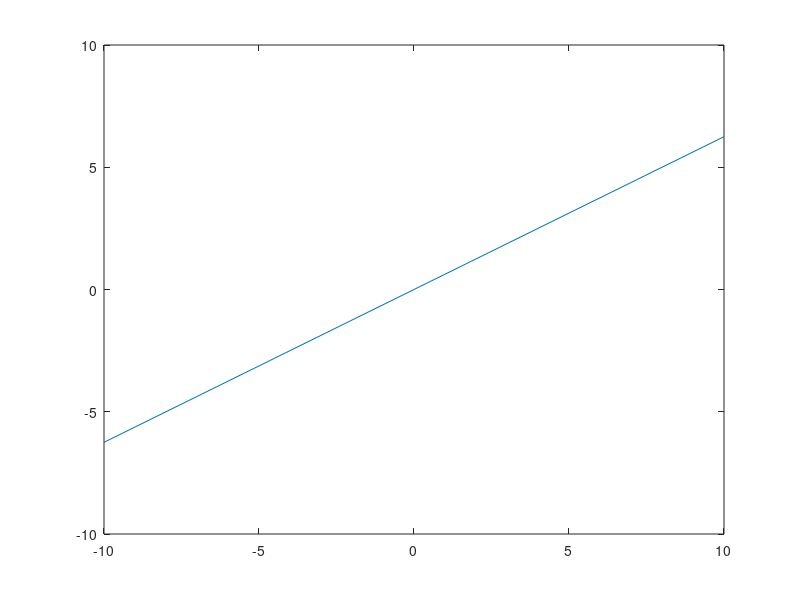
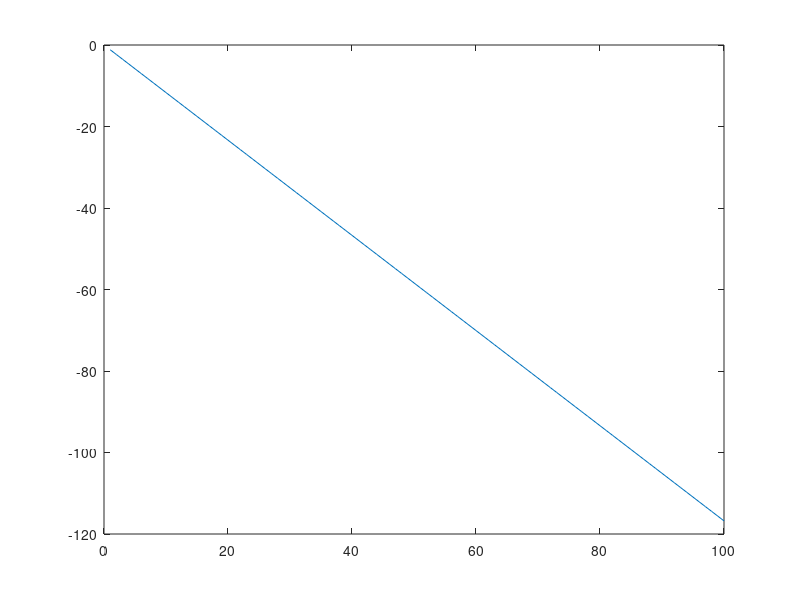

Reproduce these figures in MATLAB, in order. (Note: this script raises an error after producing the figures.)
R1 = 1;
C = 0.25;
R2 = 2;
L = 0.2;
R3 = 10;
a = 100;
R4 = 0.1;
R0 = 1000;
G1 = 1/R1 + 1/R2;
G2 = -a*1/R3*(1/R4 + 1/R0);
G3 = 1/R4 + 1/R0;
G = [1/R1 -1/R1 0 0 0 1 0;
    -1/R1 G1 0 0 0 0 1;
    0 0 1/R3 0 0 0 -1;
    0 0 0 1 0 0 -a;
    0 0 0 -1/R4 G3 0 0;
    0 1 -1 0 0 0 0;
    1 0 0 0 0 0 0];
Cvals = [C -C 0 0 0 0 0;
        -C C 0 0 0 0 0;
        0 0 0 0 0 0 0;
        0 0 0 0 0 0 0;
        0 0 0 0 0 0 0;
        0 0 0 0 0 0 -L;
        0 0 0 0 0 0 0];
Vline = linspace(-10, 10, 100);
count = 1;
V0 = zeros(21,1);
V3 = zeros(21,1);
V1 = zeros(21,1);
for i=-10:10
    F = [0; 0; 0; 0; 0; 0; i];
    V = G\F;
    j = i +11;
    V0(j) = V(5);
    V3(j) = V(3);
    
end
figure(1)
plot([-10:10], real(V0))
plot([-10:10], real(V3))


for i=1:100
    F = [0; 0; 0; 0; 0; 0; i];
    V = (G+1i*i*C)\F;
    V3(i) = V(5);
end
figure(2)
plot([1:100],real(V3))

figure(3)
semilogx(w,10*log10(real(V3)/1))

for i = 1:10000
    w = pi+randn(1)*0.05;
    F = [0; 0; 0; 0; 0; 0; i];
    V = (G+1i*w*C)\F;
    V3(i) = V(5);
end
A = 10*log10(real(V3)/1);
figure(4)
%hist(A, 20)


%Part 2
dt = 0.001;
A = C/dt + G;
endtime = 1000*dt;
time = 0;
Vold = zeros(1,1000);
count = 1;
V0B = zeros(1000,1);
V3B = zeros(1000,1);
V1B = zeros(1000,1);
for i = dt:dt:endtime
    if count > 30
        F = [0; 0; 0; 0; 0; 0; 0];
        V = G\F;
        V0B(count) = i;
        V3B(count) = V(3);
    else
        F = [0; 0; 0; 0; 0; 0; 1];
        V = A\(F + C*Vold./dt);
        Vold = V;
        V1B(count) = i;
        V0B(count) = V(5);
        V3B(count) = V(3);
    end
    count = count + 1;
end

figure(5)
plot(V1B, V0B)
plot(V1B, V3B)

V0F = fft(V0B);
V3F = fft(V3B);
V0Fshift = fftshift(V0F);
V3Fshift = fftshift(V3F);

figure(6)
semilogy(abs(V3Fshift))
hold on
semilogy(abs(V0Fshift));

count = 1;
for i = dt:dt:endtime
    s = sin(2*pi*(1/0.03)*i);
    F = [0; 0; 0; 0; 0; 0; s];
    V = A\(F + C*Vold./dt);
    Vold = V;
    V1B(count) = i;
    V0B(count) = V(5);
    V3B(count) = s;
    count = count +1;
end

figure(7)
plot(V1B, V0B)
hold on
plot(V1B, V3B)

V0F = fft(V0B);
V3F = fft(V3B);
V0Fshift = fftshift(V0F);
V3Fshift = fftshift(V3F);

figure(8)
semilogy(abs(V0Fshift));
hold on
semilogy(abs(V3Fshift));

count = 1;
for i = dt:dt:endtime
    s = exp(-(i-0.06).^2/(2*dt));
    V = A\(F + C*Vold./dt);
    Vold = V;
    V1B(count) = i;
    V0B(count) = V(5);
    V3B(count) = s;
    count = count +1;
end

figure(9)
plot(V1B, V0B)
hold on
plot(V1B, V3B)

V0F = fft(V0B);
V3F = fft(V3B);
V0Fshift = fftshift(V0F);
V3Fshift = fftshift(V3F);

figure(10)
semilogy(abs(V0Fshift));
hold on
semilogy(abs(V3Fshift));

%part 3
Cn = 0.0001;
  C = [C -C 0 0 0 0 0;
    -C C 0 0 0 0 0;
     0 0 Cn 0 0 0 0;
     0 0 0 0 0 0 0;
     0 0 0 0 0 0 0;
     0 0 0 0 0 0 -L;
     0 0 0 0 0 0 0];
 count = 1;
 for i = dt:dt:endtime
     s = exp(-(i-0.06).^2/(2*dt));
     ran = randn(1,1)*0.01;
     F = [0 0 ran 0 0 0 s];
     V = A\(F + C*Vold./dt);
     Vold = V;
     V1B(count) = i;
     V0B(count) = V(5);
     V3B(count) = s;
     count = count + 1;
 end
 
figure(11)
plot(V1B,V0B)
hold on
plot(V1B,V3B)

V0F = fft(V0B);
V3F = fft(V3B);
V0Fshift = fftshift(V0F);
V3Fshift = fftshift(V3F);

figure(12)
semilogy(abs(V0Fshift));
hold on
semilogy(abs(V3Fshift));

    




    
    